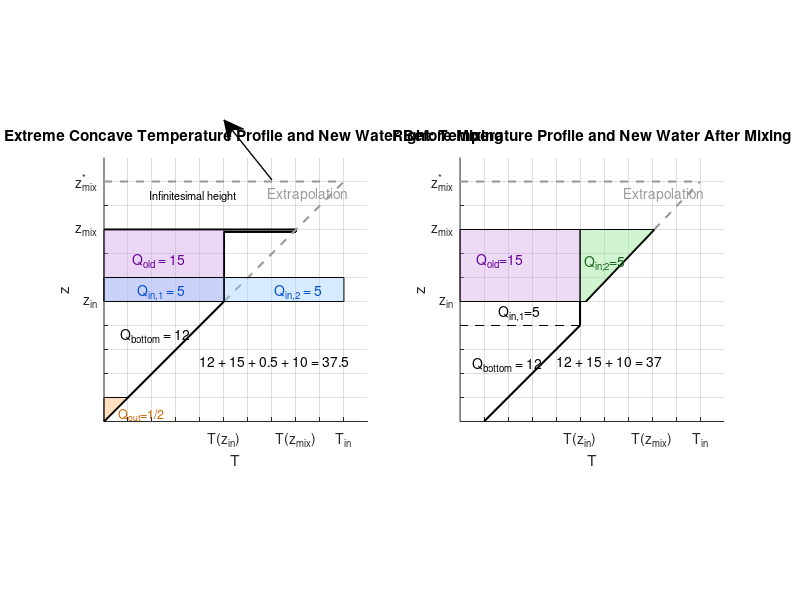

Write the MATLAB code that produced this figure.
%% illustration_fk_extrapolation_concave.m
% Visualization of energy conservation using area arguments
% Units: temperature = 1 unit, height = 1 unit

clear; close all; clc;

figure('Color','w','Position',[100 100 1100 450]);

%% =========================================================
% LEFT: Decomposition into old energy + inlet contribution
% =========================================================
subplot(1,2,1); hold on; axis equal;
title('Left: Extreme Concave Temperature Profile and New Water Before Mixing');
xlabel('T'); ylabel('z');

% 1) Set numeric ticks from 1 to 10
xticks(1:10);

% 2) Default: empty labels
labels = repmat({''}, 1, 10);

% 3) Add labels only at relevant positions
labels{5}  = 'T(z_{in})';
labels{8}  = 'T(z_{mix})';
labels{10}  = 'T_{in}';

% 4) Apply labels
xticklabels(labels);

yticks(1:10);

labelsY = repmat({''}, 1, 10);
labelsY{5} = 'z_{in}';
labelsY{8} = 'z_{mix}';
labelsY{10} = 'z_{mix}^*';

yticklabels(labelsY);

% --- Geometry (from sketch) ---
z_max = 11;
T_max = 11;

% Black and Gray Lines
plot([0 5],[0 5],'k','LineWidth',1.5);
plot([5 5],[5 7.9],'k','LineWidth',1.5);
plot([5 8],[7.9 7.9],'k','LineWidth',1.5);
plot([0 8],[8 8],'k','LineWidth',1.5);
plot([8 8],[7.9 8],'k','LineWidth',1.5);
plot([5 10],[5 10],'LineWidth',1.5, 'LineStyle','--', 'Color',[0.6 0.6 0.6]);
plot([0 10],[10 10],'LineWidth',1.5, 'LineStyle','--', 'Color',[0.6 0.6 0.6]);
text(6.8, 9.5,'Extrapolation','Color',[0.6 0.6 0.6],'FontSize',10);

annotation('arrow', ...
    [0.34 0.28], ...
    [0.7 0.8], ...
    'LineWidth',1);
text(1.9, 9.4,'Infinitesimal height','FontSize',8);


% Old energy block (purple) Q_old = 19.5
fill([0 5 5 0], [5 5 8 8],[0.8 0.6 0.9],'EdgeColor','k', 'FaceAlpha', 0.4);
text(1.2, 6.7,'Q_{old} = 15','Color',[0.4 0 0.6],'FontSize',10);

% Middle trapezoid (gray) = 12
fill([0 6 6],[0 7 7],[0.85 0.85 0.85],'EdgeColor','none');
text(0.7,3.6,'Q_{bottom} = 12','FontSize',10);

% Bottom triangle (orange) Q_out = 1/2
fill([0 0 1],[0 1 1],[1 0.7 0.4],'EdgeColor','k', 'FaceAlpha', 0.4);
text(0.6,0.3,'Q_{out}=1/2','Color',[0.8 0.4 0],'FontSize',9);

% Inlet energy (blue hatched area) Qin_2 =5
fill([5 10 10 5],[6 6 5 5],[0.6 0.8 1],'EdgeColor','k', 'FaceAlpha', 0.4);
text(7.1,5.4,'Q_{in,2} = 5','Color',[0 0.3 0.8],'FontSize',10);

% Inlet energy (blue hatched area) Qin_1=5
fill([0 5 5 0],[6 6 5 5],[0.6 0.8 1],'EdgeColor','k', 'FaceAlpha', 0.4);
text(1.4,5.4,'Q_{in,1} = 5','Color',[0 0.3 0.8],'FontSize',10);

% Axes & annotation
xlim([0 T_max]); ylim([0 z_max]);
text(4, 2.5,'12 + 15 + 0.5 + 10 = 37.5','FontSize',10);

grid on;

%% =========================================================
% RIGHT: Concave extrapolation case (3.7.6)
% =========================================================
subplot(1,2,2); hold on; axis equal;
title('Right: Temperature Profile and New Water After Mixing');
xlabel('T'); ylabel('z');


% 1) Set numeric ticks from 1 to 10
xticks(1:10);

% 2) Default: empty labels
labels = repmat({''}, 1, 10);

% 3) Add labels only at relevant positions
labels{5}  = 'T(z_{in})';
labels{8}  = 'T(z_{mix})';
labels{10}  = 'T_{in}';

% 4) Apply labels
xticklabels(labels);

yticks(1:10);

labelsY = repmat({''}, 1, 10);
labelsY{5} = 'z_{in}';
labelsY{8} = 'z_{mix}';
labelsY{10} = 'z_{mix}^*';

yticklabels(labelsY);

% Old profile (concave: constant temperature)
% Main diagonal
plot([1 5],[0 4],'k','LineWidth',1.5);
% vertical part
plot([5 5],[4 5],'k','LineWidth',1.5);

% New profile in actual mixing zone
plot([5.238 8.095],[5 8],'k','LineWidth',1.5);  % T_w^*(z)

% Geometric extrapolation (infinitesimal slope)
plot([8.095 10],[8 10],'--','Color',[0.6 0.6 0.6],'LineWidth',1.5);
plot([0 10],[10 10],'LineWidth',1.5, 'LineStyle','--', 'Color',[0.6 0.6 0.6]);
text(6.8, 9.5,'Extrapolation','Color',[0.6 0.6 0.6],'FontSize',10);

% Green energy area: actual added energy (Q_in = 5)
fill([5 5.238 8.095 5],[5 5 8 8], ...
     [0.6 0.9 0.6],'EdgeColor','k','FaceAlpha',0.45);
text(5.2,6.6,'Q_{in;2}=5','Color',[0.1 0.4 0.1],'FontSize',10);

% Old energy block (Q_old = 15)
fill([0 5 5 0],[5 5 8 8],[0.8 0.6 0.9],'EdgeColor','k','FaceAlpha',0.35);
text(0.7,6.7,'Q_{old}=15','Color',[0.4 0 0.6],'FontSize',10);

% Middle rectangle (dashed) = 6
plot([0 5 5 0],[5 5 4 4],'k--');
text(1.6,4.5,'Q_{in,1}=5','FontSize',10);

% Lower triangle = 12.5
text(0.5,2.4,'Q_{bottom} = 12','FontSize',10);

% Axes
xlim([0 11]); ylim([0 11]);
grid on;

text(4, 2.5,'12 + 15 + 10 = 37','FontSize',10);
